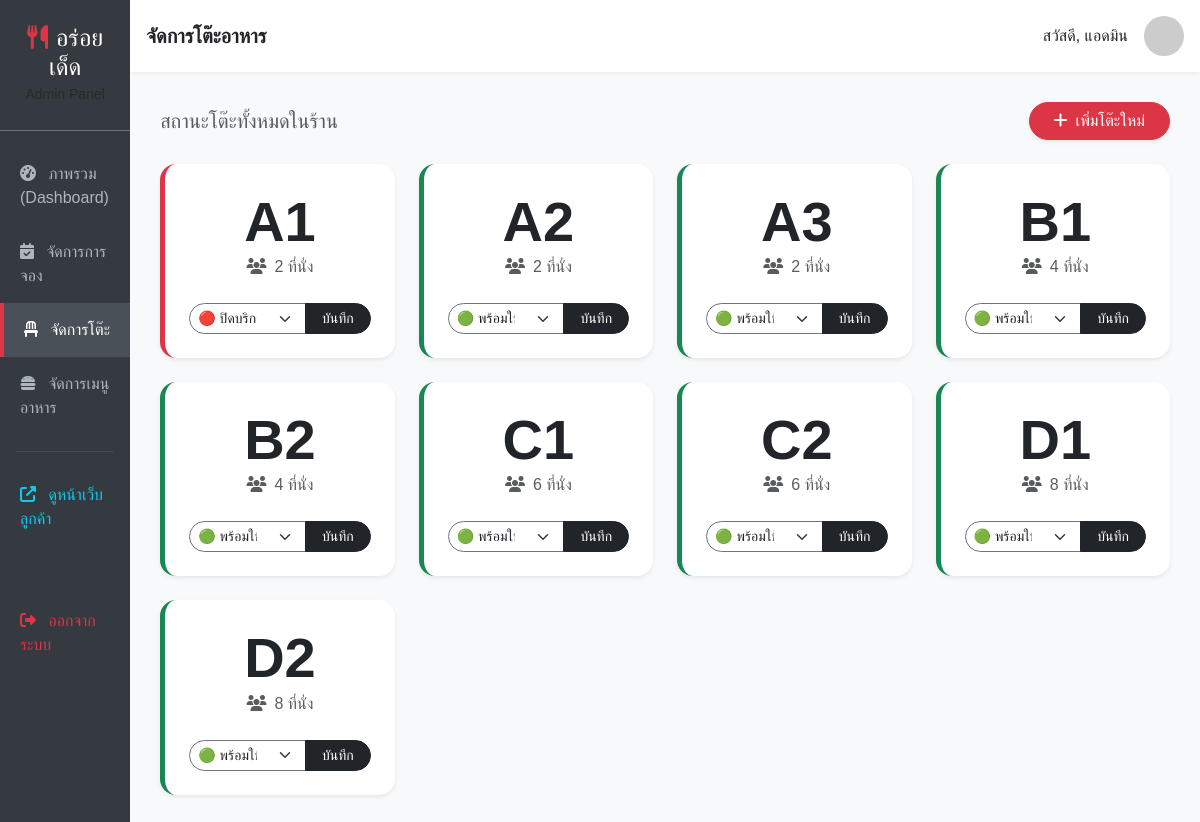
Page /manage/tables/ (signed in) on the committed database.
### myapp/models.py (models this page shows, shortened)
class Table(models.Model):
    STATUS_CHOICES = (
        ('available', 'ว่าง / พร้อมใช้งาน'),
        ('maintenance', 'ปรับปรุง / ซ่อมแซม'),
        ('closed', 'ปิดให้บริการ'),
    )
    number = models.CharField(max_length=10, unique=True, verbose_name="หมายเลขโต๊ะ")
    seats = models.IntegerField(verbose_name="จำนวนที่นั่ง", default=4)
    status = models.CharField(max_length=20, choices=STATUS_CHOICES, default='available', verbose_name="สถานะ")
    is_active = models.BooleanField(default=True, verbose_name="เปิดใช้งาน")

### myapp/views.py (the view)
# urls.py: path('manage/tables/', views.admin_tables, name='admin_tables'),
@user_passes_test(is_admin, login_url='/')
def admin_tables(request):
    tables = Table.objects.all().order_by('number')
    return render(request, 'admin_tables.html', {'tables': tables})

### myapp/views.py (called while the page is built)
def is_admin(user):
    return user.is_authenticated and user.is_staff

### myapp/templates/admin_tables.html (shortened to what this page needs)
{% extends 'admin_base.html' %}
{% block header_title %}จัดการโต๊ะอาหาร{% endblock %}
{% block content %}
<div class="d-flex justify-content-between align-items-center mb-4">
    <h5 class="mb-0 text-muted">สถานะโต๊ะทั้งหมดในร้าน</h5>
    <button type="button" class="btn btn-danger rounded-pill px-4 shadow-sm" data-bs-toggle="modal" data-bs-target="#addTableModal">
        <i class="fas fa-plus me-2"></i>เพิ่มโต๊ะใหม่
    </button>
</div>
<div class="row g-4">
    {% for table in tables %}
    <div class="col-md-4 col-lg-3">
        <div class="card border-0 shadow-sm rounded-4 h-100
            {% if table.status == 'available' %}border-start border-success border-5
            {% elif table.status == 'maintenance' %}border-start border-warning border-5
            {% else %}border-start border-danger border-5{% endif %}">
            <div class="card-body text-center p-4">
                <h1 class="display-4 fw-bold mb-0 text-dark">{{ table.number }}</h1>
                <p class="text-muted mb-4"><i class="fas fa-users me-2"></i>{{ table.seats }} ที่นั่ง</p>
                <form action="{% url 'update_table_status' table.id %}" method="POST">
                    <div class="input-group input-group-sm">
                        <select name="status" class="form-select text-center rounded-start-pill border-secondary">
                            <option value="available" {% if table.status == 'available' %}selected{% endif %}>🟢 พร้อมใช้</option>
                            <option value="closed" {% if table.status == 'closed' %}selected{% endif %}>🔴 ปิดบริการ</option>
                        </select>
                        <button type="submit" class="btn btn-dark rounded-end-pill px-3">บันทึก</button>
                    </div>
                </form>
            </div>
        </div>
    </div>
    {% empty %}
    <div class="col-12 text-center py-5 text-muted bg-white rounded-4 shadow-sm">
        <i class="fas fa-chair fa-3x mb-3 text-light"></i>
        <h5>ยังไม่มีข้อมูลโต๊ะในระบบ</h5>
        <p>คลิกปุ่ม "เพิ่มโต๊ะใหม่" ด้านบนเพื่อเริ่มต้น</p>
    </div>
    {% endfor %}
</div>
{% endblock %}

### myapp/templates/admin_base.html (style rules this page uses)
body { font-family: 'Sarabun', sans-serif; background-color: #f8f9fa; }

### rows in the picture
Table: number "A1", seats "2", status "🔴 ปิดบริการ"
Table: number "A2", seats "2", status "🟢 พร้อมใช้"
Table: number "A3", seats "2", status "🟢 พร้อมใช้"
Table: number "B1", seats "4", status "🟢 พร้อมใช้"
Table: number "B2", seats "4", status "🟢 พร้อมใช้"
Table: number "C1", seats "6", status "🟢 พร้อมใช้"
Table: number "C2", seats "6", status "🟢 พร้อมใช้"
Table: number "D1", seats "8", status "🟢 พร้อมใช้"
Table: number "D2", seats "8", status "🟢 พร้อมใช้"
